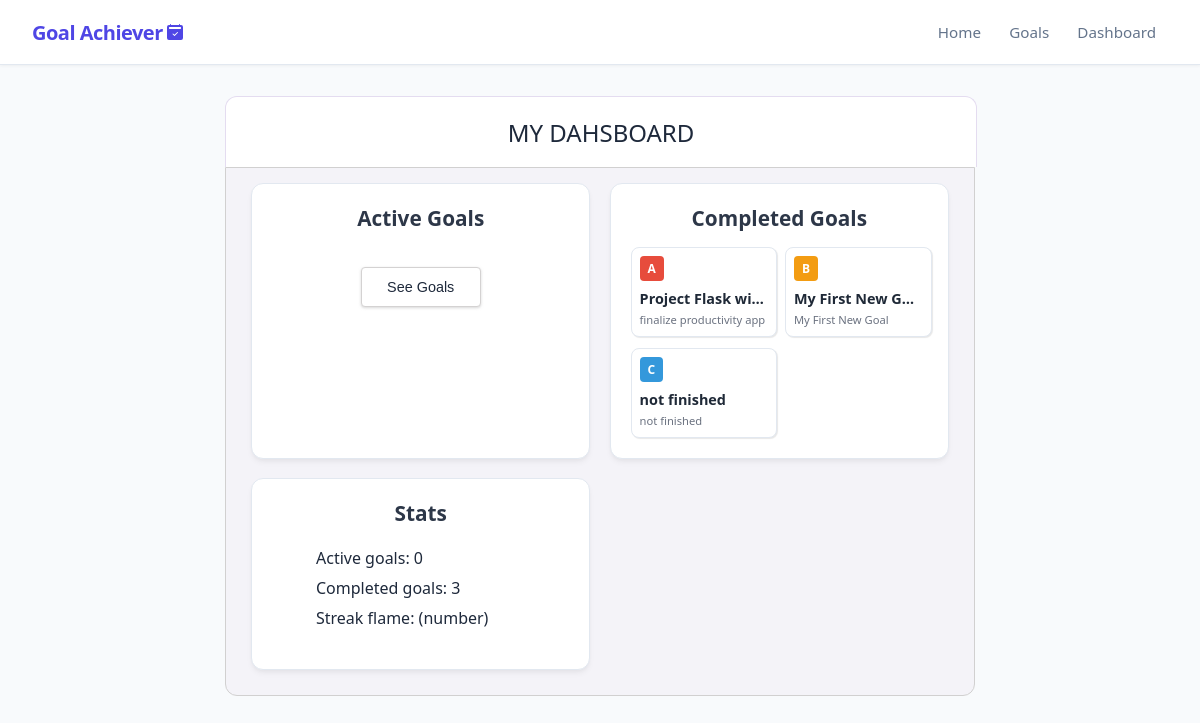
/dashboard, run on the app's committed database.
### app/models_db.py (models this page shows, shortened)
class Goal(db.Model):
    __tablename__ = 'goals'
    id = db.Column(db.Integer, primary_key=True)
    title = db.Column(db.String(100), nullable=False)
    description = db.Column(db.Text, nullable=False)
    is_completed = db.Column(db.Boolean, default=False)
    is_confirmed_finished = db.Column(db.Boolean, default=False)
    progress_percentage = db.Column(db.Float, default=0.0)
    difficulty = db.Column(db.String(20), nullable=False, default='Medium')
    priority = db.Column(db.String(1), nullable=False, default='b')
    created_at = db.Column(db.DateTime, default=datetime.now(timezone.utc), nullable=False)
    tasks = db.relationship('Task', backref='goal', cascade="all, delete-orphan", lazy=True)

### app/routes.py (the view)
@main.route("/dashboard", methods=['GET', 'POST'])
def dashboard():
    goals = Goal.query.order_by(Goal.priority.asc()).all()
    active_goals_count = 0
    finished_goals_count = 0
    for goal in goals:
        if goal.is_confirmed_finished == True:
            finished_goals_count += 1
        if goal.is_confirmed_finished == False:
            active_goals_count += 1
    return render_template('dashboard.html', goals=goals, active_goals_count=active_goals_count, finished_goals_count=finished_goals_count)

### app/templates/dashboard.html (shortened to what this page needs)
{% extends 'base.html' %}
{% block content %}
<div style="max-width: 800px;">
    <div class="dashboard-header">
            <h1>my dahsboard</h1>
        </div>
    <div class="dashboard-container">
        <div class="dashboard-card-container">
            <div class="dashboard-card">
                <div class="card-header">
                    <h2>active goals</h2>
                </div>
                    <div style="display: flex; align-items: center; padding: 0px 12px; margin: 20px 0px; margin-bottom: 0px;">
                        <a href="/goals" style="text-decoration: none; width: 120px; overflow: visible; margin: 0 auto;">
                            <button class="dashboard-action-btn">See Goals</button>
                        </a>
                    </div>
            </div>
            <div class="dashboard-card">
                <div class="card-header">
                    <h2>completed goals</h2>
                </div>
                <div class="active-goals-grid">
                    {% for goal in goals[:6] %}
                        {% if goal.is_confirmed_finished %}
                            <div class="goal-card">
                                <span class="badge badge-{{ goal.priority }}">{{ goal.priority }}</span>
                                <h3 class="goal-title">{{ goal.title }}</h3>
                                <p class="goal-description">{{ goal.description | truncate(50) }}</p>
                            </div>
                        {% endif %}
                    {% endfor %}
                </div>
            </div>
            <div class="dashboard-card">
                <div class="card-header">
                    <h2>stats</h2>
                </div>
                <ul>
                    <li>Active goals: {{active_goals_count}}</li>
                    <li>Completed goals: {{finished_goals_count}}</li>
                    <li>Streak flame: (number)</li>
                </ul>
            </div>
        </div>
    </div>
</div>
{% endblock %}

### app/static/style.css (style rules this page uses)
:root { --bg-color: #f8fafc; --card-bg: #ffffff; --text-main: #1e293b; --text-muted: #64748b; --border-color: #e2e8f0; --primary: #4f46e5; --primary-hover: #4338ca; --success: #22c55e; --pending: #f59e0b; --head-bg: #f3f2f4; --card-border-color: #e4dcf0; }
body { font-family: system-ui, -apple-system, BlinkMacSystemFont, 'Segoe UI', Roboto, Helvetica, Arial, sans-serif; background-color: var(--bg-color); color: var(--text-main); margin: 0; padding: 2rem; display: flex; justify-content: center; padding-top: calc(64px + 2rem); }
.dashboard-container { width: 100%; padding: 25px; padding-top: 15px; display: block; border: #d1d0d0 1px solid; background-color: #f4f3f8; border-radius: 0px 0px 12px 12px; text-align: center; box-sizing: border-box; }
@media (min-width: 850px) { .dashboard-container { min-width: 750px; } }
.dashboard-header { padding: 10px 0px; background-color: white; width: 100%; height: 50px; border-radius: 12px 12px 0px 0px; border: 1px solid var(--card-border-color); text-align: center; display: flex; flex-direction: column; justify-content: center; border-bottom: none; }
.dashboard-card-container { display: grid; grid-template-columns: repeat(auto-fit, minmax(250px, 1fr)); gap: 1.2rem; width: 100%; }
.dashboard-card { text-align: center; background-color: #ffffff; border: 1px solid #e2e8f0; border-radius: 12px; padding: 1.25rem; box-shadow: 0 4px 6px -1px rgba(0, 0, 0, 0.05), 0 2px 4px -1px rgba(0, 0, 0, 0.03); border: 1px solid var(--border-color); }
.active-goals-grid { display: grid; grid-template-columns: repeat(auto-fit, minmax(min(120px, 100%), 1fr)); gap: 0.7rem; width: 100%; box-sizing: border-box; }
.card-header h2 { font-size: 1.3rem; color: #2d3748; text-align: center; margin-bottom: 15px; }
.dashboard-action-btn { margin: 0 auto; justify-content: center; width: 100%; height: 40px; padding: 0px; color: var(--text-main); font-size: 0.9rem; transition: transform 0.2s ease; border: #d4d2d2 1px solid; border-radius: 4px; background-color: var(--card-bg); box-shadow: 0 1px 3px rgba(161, 161, 161, 0.35), 0 1px 2px rgba(156, 156, 156, 0.08); }
.goal-card { width: 90%; background-color: #ffffff; border: 1px solid #e2e8f0; border-radius: 8px; padding: 0.5rem; text-align: left; display: flex; flex-direction: column; align-items: flex-start; box-shadow: 1px 1px 1px 0px #e8e8e8; }
.goal-title { margin: 0.5rem 0 0.25rem 0; font-size: 0.9rem; font-weight: 600; color: #1f2937; white-space: normal; overflow-wrap: anywhere; }
.goal-description { margin: 0; color: #6b7280; font-size: 0.7rem; line-height: 1.4; }
h1, h2, h3, a, .goal-title { white-space: nowrap; overflow: hidden; text-overflow: ellipsis; max-width: 100%; }
h1 { text-transform: uppercase; color: var(--text-main); font-size: 1.5em; font-weight: 300; margin: 0; }
h2 { color: var(--text-main); text-transform: capitalize; font-size: 1.1em; font-weight: 600; margin: 0 auto; }
h3 { font-style: normal; color: #3f3f3f; margin: 5px 0px; font-size: 1.1em; font-weight: 600; padding: 0 auto; }
p { word-break: break-word; overflow-wrap: anywhere; white-space: normal; }
.badge { padding: 4px 8px; border-radius: 4px; font-size: 12px; font-weight: bold; text-transform: uppercase; }
.badge-a { background-color: #e74c3c; color: white; }
.badge-b { background-color: #f39c12; color: white; }
.badge-c { background-color: #3498db; color: white; }
ul { display: flex; flex-direction:column; gap: 0rem; }
.badge { padding: 0.25rem 0.5rem; border-radius: 4px; font-size: 0.75rem; font-weight: 600; text-transform: uppercase; }
li { padding-right: 10px; display: flex; justify-content: flex-start; text-align: left; border-radius: 8px; padding: 4px; }

### data on the page
Goal: priority "A", title "Project Flask wi…", description "finalize productivity app"
Goal: priority "B", title "My First New Goal", description "My First New Goal"
Goal: priority "C", title "not finished", description "not finished"

### other printed values
{{ active_goals_count }} "0"
{{ finished_goals_count }} "3"
